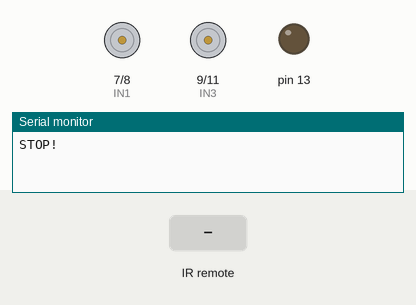
This sketch was run on a simulated Arduino Uno, built with avr-gcc and run on an emulated ATmega328P. On the bench: motor-driver pin pairs drawn as motors (green arrow = first pin HIGH = forward, orange = second pin HIGH = backward, longer = more drive, scaled by the enable pin), output pins drawn as LEDs (lit = HIGH), the last lines printed to the serial monitor. The inputs (shaded band) are chosen by the test bench.

Above: at 1.2 s.
1.3 s: infrared code 0xB946FF00 received
At 2.5 s:
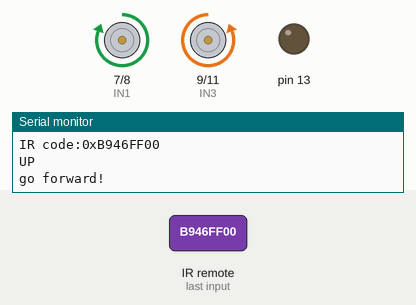
2.8 s: infrared code 0xEA15FF00 received
At 3.8 s:
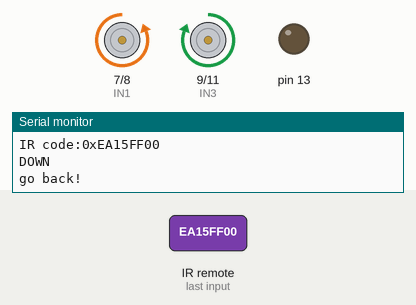
4.3 s: infrared code 0xBB44FF00 received
At 5.0 s:
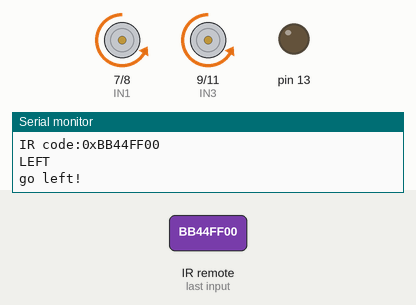
5.8 s: infrared code 0xBC43FF00 received
At 6.1 s:
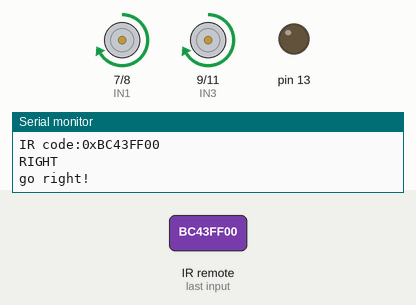
7.3 s: infrared code 0xBF40FF00 received
At 8.5 s:
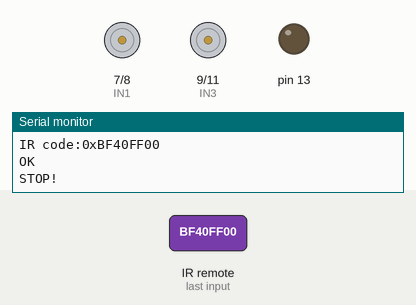
8.8 s: infrared code 0xE916FF00 received
At 9.6 s:
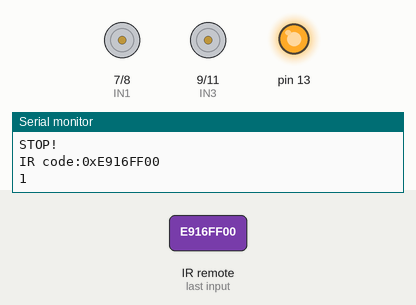
Timing chart, 0 to 11.3 s (numbered marks = the images above; inputs shaded):
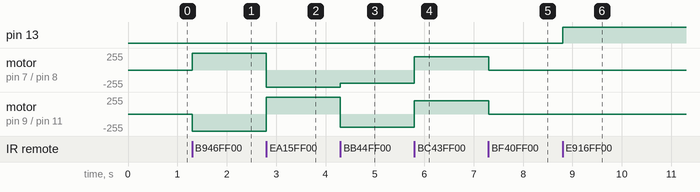

Measured:
- after the input at 1.3 s, motor on pin 7 (IN1) / pin 8 (IN2): stopped → forward 255/255 at once; motor on pin 9 (IN3) / pin 11 (IN4): stopped → backward 255/255 at once
- after the input at 2.8 s, motor on pin 7 (IN1) / pin 8 (IN2): forward 255/255 → backward 255/255 at once; motor on pin 9 (IN3) / pin 11 (IN4): backward 255/255 → forward 255/255 at once
- after the input at 4.3 s, motor on pin 7 (IN1) / pin 8 (IN2): backward 255/255 → backward 200/255 at once; motor on pin 9 (IN3) / pin 11 (IN4): forward 255/255 → backward 200/255 at once
- after the input at 5.8 s, motor on pin 7 (IN1) / pin 8 (IN2), motor on pin 9 (IN3) / pin 11 (IN4): backward 200/255 → forward 200/255 at once
- after the input at 7.3 s, motor on pin 7 (IN1) / pin 8 (IN2), motor on pin 9 (IN3) / pin 11 (IN4): forward 200/255 → stopped at once
- after the input at 8.8 s, pin 13: LOW → HIGH at once

The sketch:

Infrared_remote_control_car.ino
```cpp
//www.kuongshun.com

#include "IRremote.h"

int receiver = 12;
/*define channel enable output pins*/
#define ENA 5	  // Left  wheel speed
#define ENB 6	  // Right wheel speed
/*define logic control output pins*/
#define IN1 7	  // Left  wheel forward
#define IN2 8	  // Left  wheel reverse
#define IN3 9	  // Right wheel reverse
#define IN4 11	// Right wheel forward
#define carSpeed 200	// initial speed of car >=0 to <=255

IRrecv irrecv(receiver);
uint32_t last_decodedRawData = 0;

void translateIR() // takes action based on IR code received
{
  if (irrecv.decodedIRData.flags)// Check if it is a repeat IR code
  {
    irrecv.decodedIRData.decodedRawData = last_decodedRawData;    //set the current decodedRawData to the last decodedRawData
    Serial.println("REPEAT!");
  } else//output the IR code on the serial monitor
  {
    Serial.print("IR code:0x");
    Serial.println(irrecv.decodedIRData.decodedRawData, HEX);
  }
  switch (irrecv.decodedIRData.decodedRawData)//map the IR code to the remote key
  {
    case 0xB946FF00: Serial.println("UP");forward();break;
    case 0xEA15FF00: Serial.println("DOWN");back();break;
    case 0xBB44FF00: Serial.println("LEFT");left();break;
    case 0xBC43FF00: Serial.println("RIGHT");right();break;
    case 0xBF40FF00: Serial.println("OK");stop0();break;
    case 0xAD52FF00: Serial.println("0");    break;
    case 0xE916FF00: Serial.println("1");digitalWrite(13, HIGH);break;
    case 0xE619FF00: Serial.println("2");digitalWrite(13, LOW);break;
    case 0xF20DFF00: Serial.println("3");    break;
    case 0xF30CFF00: Serial.println("4");    break;
    case 0xE718FF00: Serial.println("5");    break;
    case 0xA15EFF00: Serial.println("6");    break;
    case 0xF708FF00: Serial.println("7");    break;
    case 0xE31CFF00: Serial.println("8");    break;
    case 0xA55AFF00: Serial.println("9");    break;
    case 0xBD42FF00: Serial.println("*");    break;
    case 0xB54AFF00: Serial.println("#");    break;
    default:
    Serial.println(" other button   ");
  }// End Case
  last_decodedRawData = irrecv.decodedIRData.decodedRawData;//store the last decodedRawData
  delay(500); // Do not get immediate repeat
} //END translateIR

 void forward(){
  digitalWrite(ENA,HIGH);
  digitalWrite(ENB,HIGH);
  digitalWrite(IN1,HIGH);
  digitalWrite(IN2,LOW);
  digitalWrite(IN3,LOW);
  digitalWrite(IN4,HIGH);
  Serial.println("go forward!");
}
void back(){
  digitalWrite(ENA,HIGH);
  digitalWrite(ENB,HIGH);
  digitalWrite(IN1,LOW);
  digitalWrite(IN2,HIGH);
  digitalWrite(IN3,HIGH);
  digitalWrite(IN4,LOW);
  Serial.println("go back!");
}
void left(){
  analogWrite(ENA,carSpeed);
  analogWrite(ENB,carSpeed);
  digitalWrite(IN1,LOW);
  digitalWrite(IN2,HIGH);
  digitalWrite(IN3,LOW);
  digitalWrite(IN4,HIGH);
  Serial.println("go left!");
}
void right(){
  analogWrite(ENA,carSpeed);
  analogWrite(ENB,carSpeed);
  digitalWrite(IN1,HIGH);
  digitalWrite(IN2,LOW);
  digitalWrite(IN3,HIGH);
  digitalWrite(IN4,LOW);
  Serial.println("go right!");
}
void stop0(){
  digitalWrite(ENA, LOW);
  digitalWrite(ENB, LOW);
  Serial.println("STOP!");
}

void setup() {
  Serial.begin(9600);
  pinMode(IN1,OUTPUT);
  pinMode(IN2,OUTPUT);
  pinMode(IN3,OUTPUT);
  pinMode(IN4,OUTPUT);
  pinMode(ENA,OUTPUT);
  pinMode(ENB,OUTPUT);
  pinMode(13, OUTPUT);
  stop0();
  irrecv.enableIRIn();// Start the receiver
}

void loop() {
  if (irrecv.decode()) // have we received an IR signal?
  {
    translateIR();
    irrecv.resume(); // receive the next value
  }
}
```
